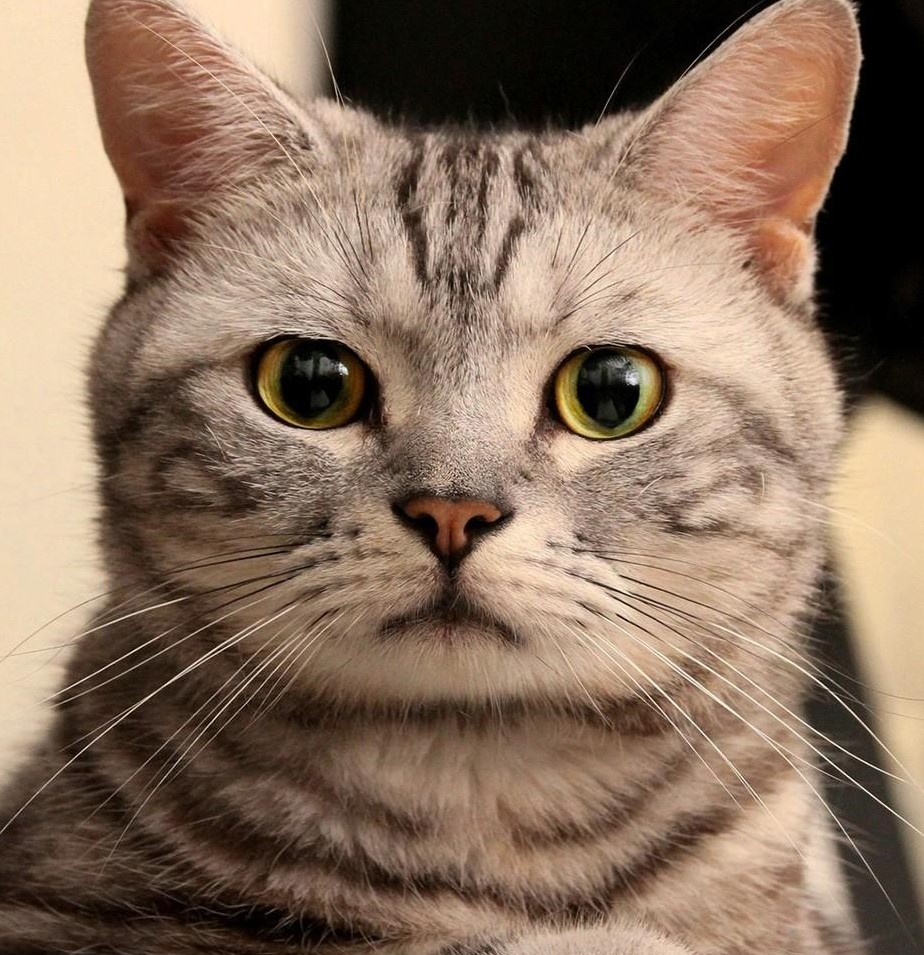
#> input picture CNN-YOLO/cat.jpg, 924 x 955 px, given in place of the camera
$ python camera.py
#> lines starting #> are read from the running program, lines starting #| are printed output that depends on the picture
import cv2
import numpy as np

camera = cv2.VideoCapture(0)
if (camera.isOpened()):
  print('Open')
else:
  print('摄像头未打开')

size = (int(camera.get(cv2.CAP_PROP_FRAME_WIDTH)),
    int(camera.get(cv2.CAP_PROP_FRAME_HEIGHT)))
print('size:'+repr(size))

es = cv2.getStructuringElement(cv2.MORPH_ELLIPSE, (9, 4))
kernel = np.ones((5, 5), np.uint8)
background = None

while True:
    grabbed, frame_lwpCV = camera.read()
#> frame_lwpCV is the input picture: shape (955, 924, 3); mean B, G, R 96, 114.6, 138.6
    gray_lwpCV = cv2.cvtColor(frame_lwpCV, cv2.COLOR_BGR2GRAY)
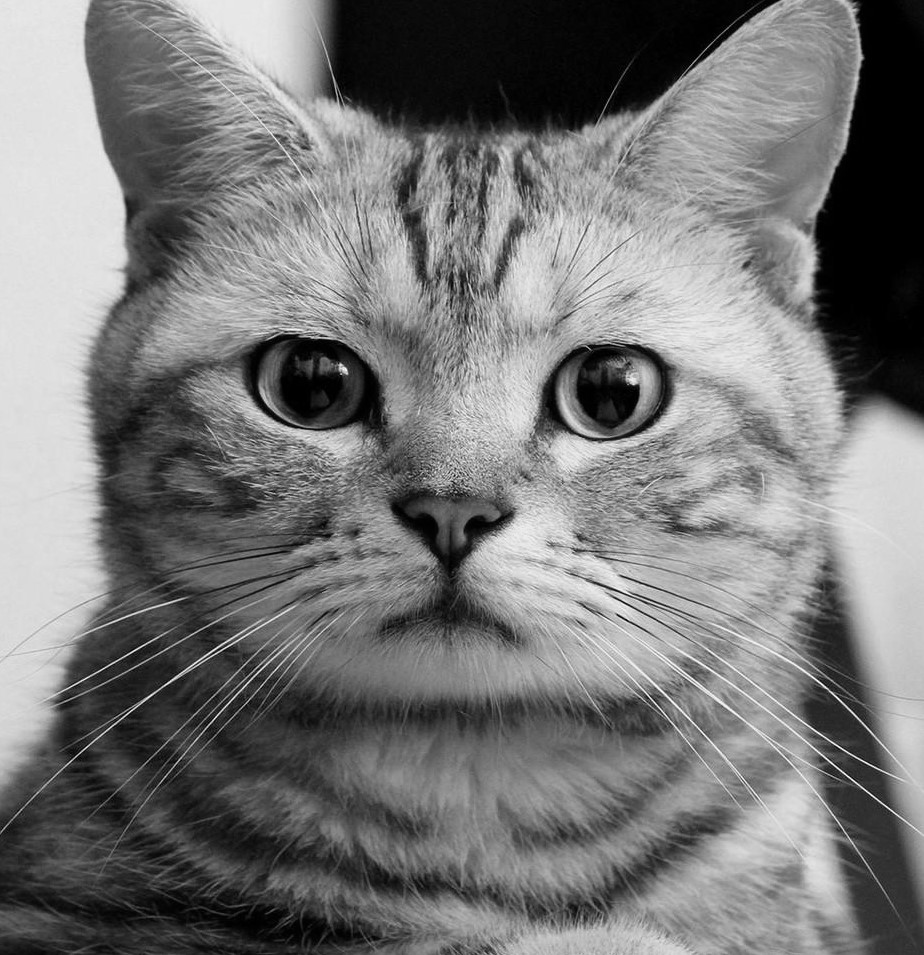
#> gray_lwpCV: shape (955, 924); min 0, max 254, mean 119.6
    gray_lwpCV = cv2.GaussianBlur(gray_lwpCV, (21, 21), 0)
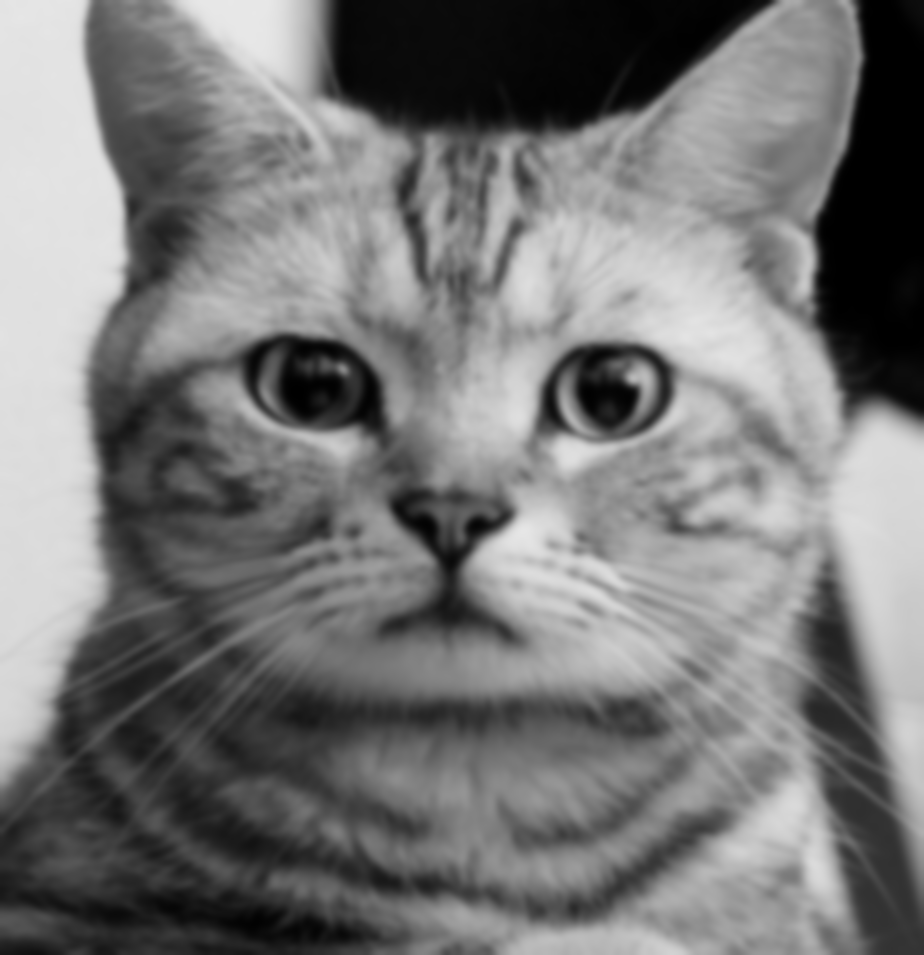
#> gray_lwpCV: shape (955, 924); min 0, max 232, mean 119.6

    if background is None:
        background = gray_lwpCV
        continue
    diff = cv2.absdiff(background, gray_lwpCV)
    diff = cv2.threshold(diff, 25, 255, cv2.THRESH_BINARY)[1]
    diff = cv2.dilate(diff, es, iterations=2)
    contours, hierarchy = cv2.findContours(diff.copy(),cv2.RETR_TREE,cv2.CHAIN_APPROX_SIMPLE)

    for c in contours:
        if cv2.contourArea(c) < 4000:
            continue
        (x, y, w, h) = cv2.boundingRect(c)
        cv2.rectangle(frame_lwpCV, (x, y), (x+w, y+h), (0, 255, 0), 2)

    cv2.imshow('contours', frame_lwpCV)
    cv2.imshow('dis', diff)

    key = cv2.waitKey(1) & 0xFF
    if key == ord('q'):
        break
camera.release()
cv2.destroyAllWindows()

$ run again, on CNN-YOLO/dog.jpg
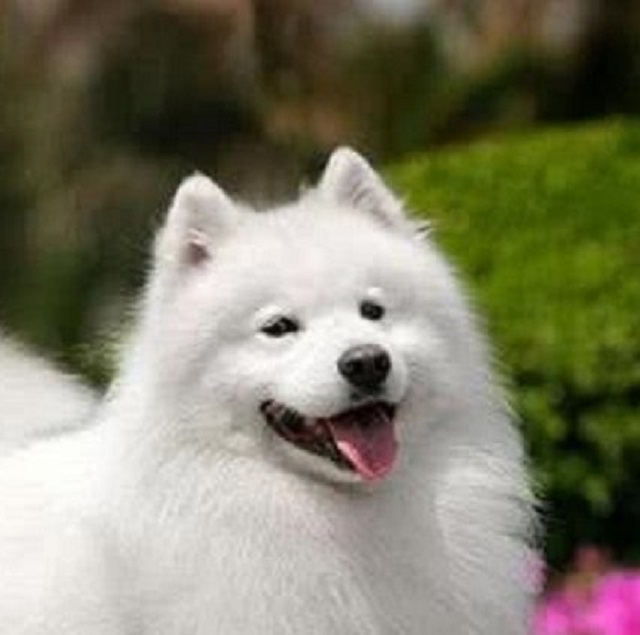
#> input picture CNN-YOLO/dog.jpg, 640 x 635 px, given in place of the camera
#> frame_lwpCV is the input picture: shape (635, 640, 3); mean B, G, R 104.6, 125.8, 127.9
#> `gray_lwpCV = cv2.cvtColor(frame_lwpCV, cv2.COLOR_BGR2GRAY)`:
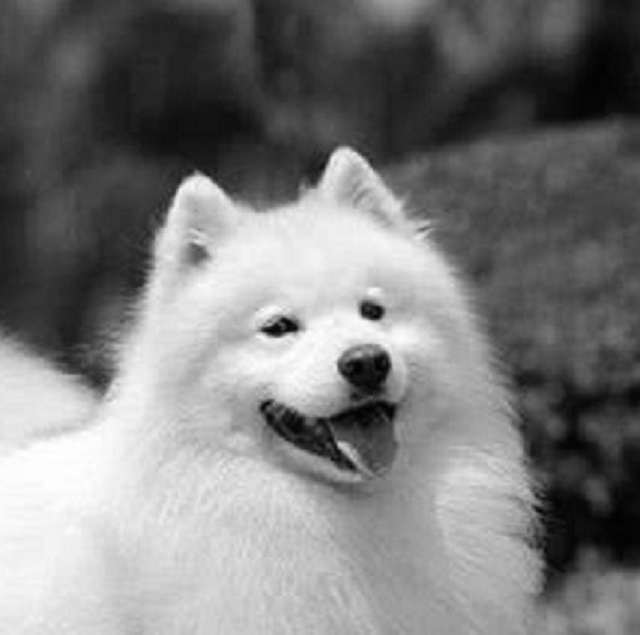
#> gray_lwpCV: shape (635, 640); min 1, max 255, mean 124
